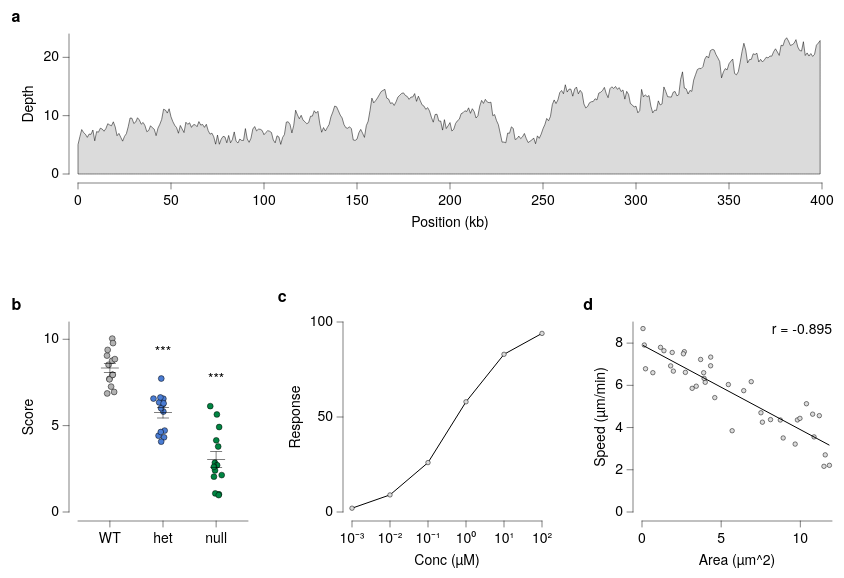

Vega-Lite specification for this chart:
### Vega-Lite specification from a JSON file in a GitHub repository (floating-point values rounded to 4 significant figures; data arrays with more than 128 entries replaced by an {"elided": "..."} marker saying what was removed)
{"background": null, "config": {"arc": {"fill": "#DBDBDB", "fillOpacity": 1.0, "innerRadius": 25.0, "padAngle": 0.03, "stroke": "black", "strokeOpacity": 1, "strokeWidth": 0.25}, "area": {"fill": "#DBDBDB", "fillOpacity": 1.0, "stroke": "black", "strokeOpacity": 1, "strokeWidth": 0.25}, "axis": {"domain": true, "domainCap": "round", "domainColor": "black", "domainWidth": 0.25, "grid": false, "gridCap": "round", "gridColor": "#F1F1F1", "gridDash": [0, 0], "gridOpacity": 1.0, "gridWidth": 0.25, "labelColor": "black", "labelFont": "Helvetica Neue, HelveticaNeue, Helvetica, Arial, sans-serif", "labelFontSize": 7, "labelFontStyle": "normal", "labelFontWeight": 400, "offset": 4.5, "ticks": true, "tickCap": "round", "tickColor": "black", "tickRound": false, "tickSize": 3, "tickWidth": 0.25, "titleColor": "black", "titleFont": "Helvetica Neue, HelveticaNeue, Helvetica, Arial, sans-serif", "titleFontSize": 7, "titleFontStyle": "normal", "titleFontWeight": 400}, "axisX": {"domain": true, "labelAlign": "center", "labelAngle": 0, "labels": true, "ticks": true, "translate": 0}, "axisY": {"domain": true, "labelAlign": "right", "labelAngle": 0, "labels": true, "ticks": true, "translate": 0}, "axisRight": {"domain": true, "labelAlign": "left", "labelAngle": 0, "labels": true, "ticks": true, "translate": 0}, "axisTop": {"domain": true, "labelAlign": "center", "labelAngle": 0, "labels": true, "ticks": true, "translate": 0}, "axisBand": {"tickOffset": 0}, "bar": {"fill": "#DBDBDB", "fillOpacity": 1.0, "stroke": "black", "strokeOpacity": 1, "strokeWidth": 0.25}, "boxplot": {"size": 9.0, "ticks": {"cornerRadius": 0.25, "fill": "black", "opacity": 1, "size": 4.5, "thickness": 0.25}, "box": {"fillOpacity": 1.0, "stroke": "black", "strokeOpacity": 1, "strokeWidth": 0.25}, "median": {"cornerRadius": 0, "fill": "black", "fillOpacity": 1.0, "opacity": 1, "size": 9.0, "thickness": 0.25}, "rule": {"fill": "black", "fillOpacity": 1.0, "size": 10.0, "stroke": "black", "strokeDash": [0, 0], "strokeOpacity": 1, "strokeWidth": 0.25}, "outliers": {"color": "black", "fill": "black", "fillOpacity": 1.0, "size": 0, "stroke": "black", "strokeOpacity": 1, "strokeWidth": 0.25}}, "circle": {"fill": "black", "fillOpacity": 1.0, "size": 1.25, "stroke": null, "strokeOpacity": 1, "strokeWidth": 0.25}, "errorband": {"band": {"fillOpacity": 0.6, "stroke": null, "strokeWidth": 0.25, "strokeOpacity": 1}, "borders": {"opacity": 0, "strokeOpacity": 0.25, "strokeWidth": 1}}, "errorbar": {"opacity": 1, "rule": {"strokeDash": [0, 0], "strokeWidth": 0.25}, "ticks": {"color": "black", "cornerRadius": 0.125, "opacity": 1, "size": 6.0, "thickness": 0.25}, "thickness": 0.25}, "font": "Helvetica Neue, HelveticaNeue, Helvetica, Arial, sans-serif", "geoshape": {"fill": "#DBDBDB", "fillOpacity": 1.0, "stroke": "black", "strokeOpacity": 1, "strokeWidth": 0.25}, "header": {"labelColor": "black", "labelFont": "Helvetica Neue, HelveticaNeue, Helvetica, Arial, sans-serif", "labelFontSize": 7, "labelFontStyle": "normal", "labelFontWeight": 400, "titleColor": "black", "titleFont": "Helvetica Neue, HelveticaNeue, Helvetica, Arial, sans-serif", "titleFontSize": 7, "titleFontStyle": "normal", "titleFontWeight": 400, "titlePadding": 0}, "legend": {"disable": false, "offset": 4.5, "titlePadding": 4, "labelOffset": 2, "gradientLabelOffset": 2, "gradientLength": 50.0, "gradientThickness": 5.0, "gradientOpacity": 1.0, "gradientStrokeColor": "black", "gradientStrokeWidth": 0.25, "labelColor": "black", "labelFont": "Helvetica Neue, HelveticaNeue, Helvetica, Arial, sans-serif", "labelFontSize": 7, "labelFontStyle": "normal", "labelFontWeight": 400, "strokeColor": "black", "strokeWidth": 0, "symbolSize": 42, "symbolStrokeColor": "black", "symbolStrokeWidth": 0.25, "titleColor": "black", "titleFont": "Helvetica Neue, HelveticaNeue, Helvetica, Arial, sans-serif", "titleFontSize": 7, "titleFontStyle": "normal", "titleFontWeight": 400}, "line": {"color": "black", "stroke": "black", "strokeCap": "butt", "strokeDash": [0, 0], "strokeOpacity": 1, "strokeWidth": 0.5}, "point": {"filled": true, "fill": "#DBDBDB", "fillOpacity": 1.0, "size": 5.0, "stroke": "black", "strokeOpacity": 1, "strokeWidth": 0.25}, "range": {"category": ["#B2B2B2", "#4A7CD3", "#008542", "#664CAF", "#509F98", "#636363", "#284F93", "#005226", "#382864", "#285753"], "diverging": {"scheme": ["#443E60", "#5F597E", "#7C759B", "#9994B6", "#B7B4CC", "#D6D5DC", "#F6F6F6", "#D1DAD9", "#A4C2BF", "#7AA9A4", "#578E89", "#37736E", "#1B5954"]}, "heatmap": {"scheme": ["#440154", "#472270", "#433E82", "#38598C", "#2C728E", "#238A8D", "#24A086", "#39B578", "#5DC862", "#96D646", "#CAE02D", "#FDE724"]}, "ordinal": {"scheme": ["#F1F1F1", "#DBDBDB", "#C6C6C6", "#B2B2B2", "#9D9D9D", "#898989", "#767676", "#636363", "#515151", "#404040", "#2F2F2F", "#1F1F1F"]}, "ramp": {"scheme": ["#440154", "#472270", "#433E82", "#38598C", "#2C728E", "#238A8D", "#24A086", "#39B578", "#5DC862", "#96D646", "#CAE02D", "#FDE724"]}}, "rule": {"color": "black", "stroke": "black", "strokeCap": "round", "strokeDash": [2, 2], "strokeOpacity": 1, "strokeWidth": 0.25}, "scale": {"barBandPaddingInner": 0.1, "rectBandPaddingInner": 0, "tickBandPaddingInner": 0.1, "bandPaddingOuter": 0.1, "bandWithNestedOffsetPaddingInner": 0.2, "bandWithNestedOffsetPaddingOuter": 0.2, "offsetBandPaddingInner": 0, "offsetBandPaddingOuter": 0, "round": false}, "rect": {"fill": "#DBDBDB", "fillOpacity": 1.0, "stroke": "black", "strokeOpacity": 1, "strokeWidth": 0.25}, "square": {"fill": "#DBDBDB", "fillOpacity": 1.0, "size": 10.0, "stroke": "black", "strokeOpacity": 1, "strokeWidth": 0.25}, "text": {"color": "black", "font": "Helvetica Neue, HelveticaNeue, Helvetica, Arial, sans-serif", "fontSize": 7, "fontStyle": "normal", "fontWeight": 400}, "tick": {"color": "black", "cornerRadius": 0.125, "opacity": 1.0, "size": 9.0, "thickness": 0.25}, "title": {"anchor": "middle", "frame": "group", "color": "black", "font": "Helvetica Neue, HelveticaNeue, Helvetica, Arial, sans-serif", "fontSize": 7, "fontStyle": "normal", "fontWeight": 400, "subtitleColor": "black", "subtitleFont": "Helvetica Neue, HelveticaNeue, Helvetica, Arial, sans-serif", "subtitleFontSize": "Helvetica Neue, HelveticaNeue, Helvetica, Arial, sans-serif", "subtitleFontStyle": "normal", "subtitleFontWeight": 400}, "trail": {"color": "black", "opacity": 1, "size": 0.5}, "view": {"continuousWidth": 100, "continuousHeight": 100, "discreteWidth": 100, "discreteHeight": 100, "fill": null, "stroke": null, "strokeWidth": 0.25}}, "vconcat": [{"vconcat": [{"mark": {"type": "area"}, "encoding": {"x": {"field": "pos", "title": "Position (kb)", "type": "quantitative"}, "y": {"field": "depth", "title": "Depth", "type": "quantitative"}}, "height": 70, "width": 372}], "data": {"name": "data-f04fff83c0e45b2239e2f1e4cdb24932"}, "name": "__dsfigure_label_9", "title": {"text": "a", "anchor": "start", "dx": -5, "dy": 0, "fontSize": 8, "fontWeight": 700, "frame": "bounds"}}, {"hconcat": [{"vconcat": [{"layer": [{"data": {"name": "data-78427c24ff35019ca9d5368c86a6db4b"}, "mark": {"type": "circle", "opacity": 1.0, "size": 8.5, "stroke": "black", "strokeOpacity": 1, "strokeWidth": 0.25}, "encoding": {"color": {"field": "genotype", "legend": null, "scale": {"domain": ["WT", "het", "null"]}, "sort": ["WT", "het", "null"], "title": null, "type": "nominal"}, "x": {"axis": {}, "field": "genotype", "scale": {"domain": ["WT", "het", "null"]}, "sort": ["WT", "het", "null"], "title": null, "type": "nominal"}, "xOffset": {"field": "jitter_x", "scale": {"domain": [-4.756, 4.756], "range": [5.869, 15.38]}, "type": "quantitative"}, "y": {"field": "value", "title": "Score", "type": "quantitative"}}}, {"data": {"name": "data-ffdb648ea3d751c9ab60dac02ff42abe"}, "mark": {"type": "errorbar"}, "encoding": {"x": {"axis": {}, "field": "genotype", "scale": {"domain": ["WT", "het", "null"]}, "sort": ["WT", "het", "null"], "title": null, "type": "nominal"}, "y": {"field": "__mean", "title": "Score", "type": "quantitative"}, "yError": {"field": "__error"}}}, {"data": {"name": "data-ffdb648ea3d751c9ab60dac02ff42abe"}, "mark": {"type": "tick"}, "encoding": {"x": {"axis": {}, "field": "genotype", "scale": {"domain": ["WT", "het", "null"]}, "sort": ["WT", "het", "null"], "title": null, "type": "nominal"}, "y": {"field": "__mean", "title": "Score", "type": "quantitative"}}}, {"layer": [{"data": {"values": [{"y": 7.727, "label": "***", "__dysonsphere__": 1}]}, "mark": {"type": "text", "align": "center", "baseline": "bottom", "dy": -10.0, "fontSize": 7}, "encoding": {"text": {"field": "label", "type": "nominal"}, "x": {"value": 42.5}, "y": {"field": "y", "type": "quantitative"}}}, {"data": {"values": [{"y": 6.128, "label": "***", "__dysonsphere__": 1}]}, "mark": {"type": "text", "align": "center", "baseline": "bottom", "dy": -10.0, "fontSize": 7}, "encoding": {"text": {"field": "label", "type": "nominal"}, "x": {"value": 69.06}, "y": {"field": "y", "type": "quantitative"}}}], "name": "__dysonsphere_2bad8672192cde31_5"}], "height": 95, "width": 85}], "name": "__dsfigure_label_10", "title": {"text": "b", "anchor": "start", "dx": -5, "dy": 0, "fontSize": 8, "fontWeight": 700, "frame": "bounds"}}, {"vconcat": [{"mark": {"type": "line", "point": true}, "encoding": {"x": {"axis": {"labelExpr": "round(log(datum.value) / log(10)) < 0 ? '10⁻' + (abs(round(log(datum.value) / log(10))) >= 10 ? '⁰¹²³⁴⁵⁶⁷⁸⁹'[floor(abs(round(log(datum.value) / log(10)))/10)] + '⁰¹²³⁴⁵⁶⁷⁸⁹'[abs(round(log(datum.value) / log(10)))%10] : '⁰¹²³⁴⁵⁶⁷⁸⁹'[abs(round(log(datum.value) / log(10)))]) : '10' + (abs(round(log(datum.value) / log(10))) >= 10 ? '⁰¹²³⁴⁵⁶⁷⁸⁹'[floor(abs(round(log(datum.value) / log(10)))/10)] + '⁰¹²³⁴⁵⁶⁷⁸⁹'[abs(round(log(datum.value) / log(10)))%10] : '⁰¹²³⁴⁵⁶⁷⁸⁹'[abs(round(log(datum.value) / log(10)))])", "values": [0.001, 0.01, 0.1, 1.0, 10.0, 100.0]}, "field": "conc", "scale": {"type": "log"}, "title": "Conc (µM)", "type": "quantitative"}, "y": {"field": "signal", "title": "Response", "type": "quantitative"}}, "height": 95, "width": 95}], "data": {"name": "data-98a1b623588831d152ce1e3d7ed61198"}, "name": "__dsfigure_label_11", "title": {"text": "c", "anchor": "start", "dx": -5, "dy": 0, "fontSize": 8, "fontWeight": 700, "frame": "bounds"}}, {"vconcat": [{"layer": [{"data": {"name": "data-90e339374482f76f7ad49673a96b10d4"}, "mark": {"type": "point", "filled": true}, "encoding": {"x": {"field": "area", "title": "Area (µm^2)", "type": "quantitative"}, "y": {"field": "speed", "title": "Speed (µm/min)", "type": "quantitative"}}}, {"layer": [{"data": {"name": "data-5540d374392f0c5e862b4724171e2095"}, "mark": {"type": "line"}, "encoding": {"x": {"field": "area", "type": "quantitative"}, "y": {"field": "speed", "type": "quantitative"}}}, {"data": {"values": [{"__dysonsphere__": 1}]}, "mark": {"type": "text", "align": "right", "angle": 0, "baseline": "top", "dx": 0, "dy": 0, "fontSize": 7, "opacity": 1.0}, "encoding": {"text": {"value": "r = -0.895"}, "x": {"value": 95}, "y": {"value": 0}}}], "name": "__dysonsphere_4f11eae5ea4c3d30_6"}], "height": 95, "width": 95}], "name": "__dsfigure_label_12", "title": {"text": "d", "anchor": "start", "dx": -5, "dy": 0, "fontSize": 8, "fontWeight": 700, "frame": "bounds"}}], "resolve": {"scale": {"color": "independent"}}, "spacing": 14}], "resolve": {"scale": {"color": "independent"}}, "spacing": 30, "$schema": "https://vega.github.io/schema/vega-lite/v6.4.1.json", "datasets": {"data-f04fff83c0e45b2239e2f1e4cdb24932": {"elided": "400 records"}, "data-78427c24ff35019ca9d5368c86a6db4b": [{"genotype": "WT", "value": 8.522, "jitter_x": -0.6474}, {"genotype": "WT", "value": 6.95, "jitter_x": 2.127}, {"genotype": "WT", "value": 8.76, "jitter_x": 1.156}, {"genotype": "WT", "value": 7.708, "jitter_x": -0.2386}, {"genotype": "WT", "value": 6.864, "jitter_x": -1.34}, {"genotype": "WT", "value": 7.946, "jitter_x": 1.255}, {"genotype": "WT", "value": 7.682, "jitter_x": -0.2087}, {"genotype": "WT", "value": 9.055, "jitter_x": -1.438}, {"genotype": "WT", "value": 7.94, "jitter_x": 1.447}, {"genotype": "WT", "value": 7.259, "jitter_x": 0.6067}, {"genotype": "WT", "value": 10.04, "jitter_x": 1.191}, {"genotype": "WT", "value": 9.384, "jitter_x": -1.102}, {"genotype": "WT", "value": 9.778, "jitter_x": 1.567}, {"genotype": "WT", "value": 8.851, "jitter_x": 2.503}, {"genotype": "het", "value": 6.246, "jitter_x": 0.04581}, {"genotype": "het", "value": 5.813, "jitter_x": 0.1885}, {"genotype": "het", "value": 6.009, "jitter_x": -0.95}, {"genotype": "het", "value": 7.727, "jitter_x": -0.8652}, {"genotype": "het", "value": 6.557, "jitter_x": 0.1846}, {"genotype": "het", "value": 4.324, "jitter_x": 0.5259}, {"genotype": "het", "value": 6.345, "jitter_x": -1.912}, {"genotype": "het", "value": 4.417, "jitter_x": -2.228}, {"genotype": "het", "value": 6.632, "jitter_x": -1.297}, {"genotype": "het", "value": 4.715, "jitter_x": 0.8293}, {"genotype": "het", "value": 4.63, "jitter_x": -1.112}, {"genotype": "het", "value": 6.566, "jitter_x": -4.756}, {"genotype": "het", "value": 6.29, "jitter_x": 0.3045}, {"genotype": "het", "value": 4.074, "jitter_x": -0.9077}, {"genotype": "null", "value": 4.148, "jitter_x": 0.06974}, {"genotype": "null", "value": 6.128, "jitter_x": -2.93}, {"genotype": "null", "value": 1.026, "jitter_x": 1.409}, {"genotype": "null", "value": 5.648, "jitter_x": 0.3796}, {"genotype": "null", "value": 2.137, "jitter_x": 2.789}, {"genotype": "null", "value": 2.408, "jitter_x": -0.5428}, {"genotype": "null", "value": 2.85, "jitter_x": -0.631}, {"genotype": "null", "value": 1.077, "jitter_x": -0.4181}, {"genotype": "null", "value": 4.919, "jitter_x": 1.519}, {"genotype": "null", "value": 3.79, "jitter_x": 1.033}, {"genotype": "null", "value": 2.048, "jitter_x": -1.089}, {"genotype": "null", "value": 2.712, "jitter_x": 0.5076}, {"genotype": "null", "value": 0.9771, "jitter_x": 1.274}, {"genotype": "null", "value": 2.613, "jitter_x": -1.127}], "data-ffdb648ea3d751c9ab60dac02ff42abe": [{"genotype": "WT", "__mean": 8.338, "__error": 0.2719, "__dysonsphere__": 1}, {"genotype": "het", "__mean": 5.739, "__error": 0.2957, "__dysonsphere__": 1}, {"genotype": "null", "__mean": 3.034, "__error": 0.4469, "__dysonsphere__": 1}], "data-98a1b623588831d152ce1e3d7ed61198": [{"conc": 0.001, "signal": 2}, {"conc": 0.01, "signal": 9}, {"conc": 0.1, "signal": 26}, {"conc": 1.0, "signal": 58}, {"conc": 10.0, "signal": 83}, {"conc": 100.0, "signal": 94}], "data-90e339374482f76f7ad49673a96b10d4": [{"area": 8.118, "speed": 4.376}, {"area": 5.693, "speed": 3.85}, {"area": 10.87, "speed": 3.558}, {"area": 3.168, "speed": 5.858}, {"area": 9.816, "speed": 4.361}, {"area": 11.84, "speed": 2.211}, {"area": 10.78, "speed": 4.634}, {"area": 11.57, "speed": 2.706}, {"area": 1.909, "speed": 7.557}, {"area": 1.981, "speed": 6.673}, {"area": 2.74, "speed": 6.614}, {"area": 4.338, "speed": 7.337}, {"area": 1.385, "speed": 7.64}, {"area": 1.808, "speed": 6.921}, {"area": 0.2217, "speed": 6.785}, {"area": 11.2, "speed": 4.564}, {"area": 4.333, "speed": 6.926}, {"area": 7.512, "speed": 4.701}, {"area": 5.454, "speed": 6.037}, {"area": 8.917, "speed": 3.507}, {"area": 9.674, "speed": 3.217}, {"area": 4.596, "speed": 5.418}, {"area": 6.424, "speed": 5.749}, {"area": 1.17, "speed": 7.798}, {"area": 3.426, "speed": 5.959}, {"area": 2.673, "speed": 7.595}, {"area": 3.703, "speed": 7.225}, {"area": 3.893, "speed": 6.598}, {"area": 6.9, "speed": 6.175}, {"area": 3.993, "speed": 6.144}, {"area": 3.922, "speed": 6.329}, {"area": 9.975, "speed": 4.435}, {"area": 0.1457, "speed": 7.911}, {"area": 0.06312, "speed": 8.689}, {"area": 0.6854, "speed": 6.598}, {"area": 10.39, "speed": 5.129}, {"area": 7.605, "speed": 4.255}, {"area": 8.736, "speed": 4.358}, {"area": 11.49, "speed": 2.163}, {"area": 2.616, "speed": 7.494}], "data-5540d374392f0c5e862b4724171e2095": [{"area": 0.06312, "speed": 7.892, "__dysonsphere__": 1}, {"area": 11.84, "speed": 3.165, "__dysonsphere__": 1}]}}
